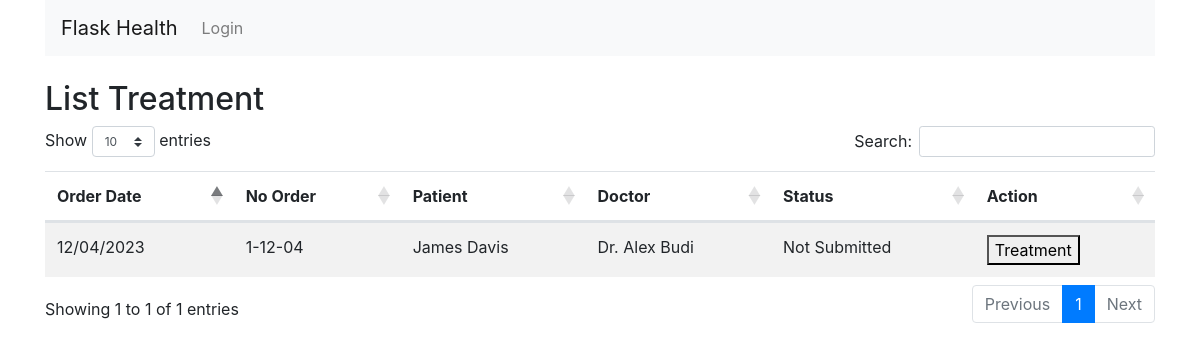
Page /treatment on the earlier database version.
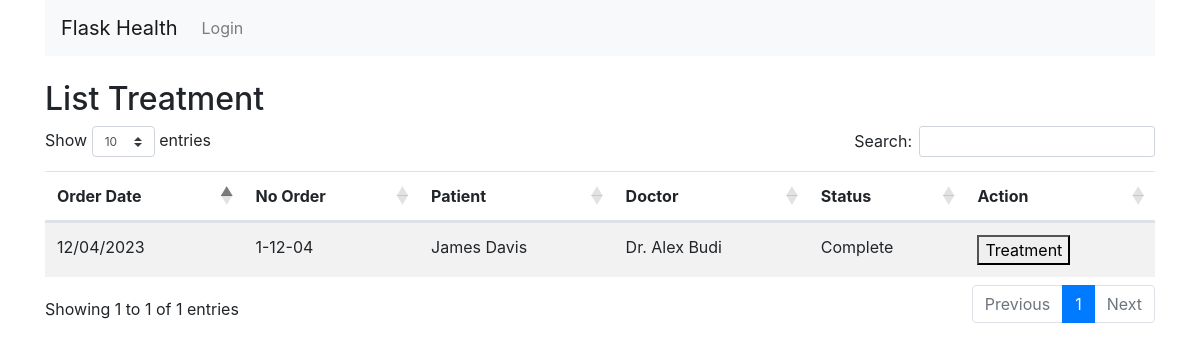
Same page on the later database version.
### flask_health/models/order.py (models this page shows, shortened)
class Order(db.Model):
    __tablename__ = "order"
    id = db.Column(db.String(36), primary_key=True)
    patient_id = db.Column(db.String(36), db.ForeignKey("patient.id"), nullable=False)
    order_date = db.Column(db.DateTime)
    payment_method = db.Column(db.String(100))
    total_price = db.Column(db.Integer)
    order_no = db.Column(db.Integer)
    order_steps = db.Column(db.Integer)
    order_status = db.Column(db.String(100))
    order_sub_status = db.Column(db.String(100))
    doctor_id = db.Column(db.String(36), db.ForeignKey("doctor.id"), nullable=False)
    treatments = db.relationship("Treatment", backref="order", lazy=True)
    desc = db.Column(db.Text)
    isDeleted = db.Column(db.Boolean)
    created_at = db.Column(db.DateTime)
    created_by = db.Column(db.String(100))
    updated_at = db.Column(db.DateTime)
    updated_by = db.Column(db.String(100))
    def calculate_order_no(self):
        return str(self.order_no) + "-" + self.order_date.strftime("%d-%m")
    def getFormatOrderDate(self):
        return self.order_date.strftime("%d/%m/%Y")
    def getOrderStatus(self, desirableSteps):
        if self.order_steps == desirableSteps:
            return self.order_status
        elif self.order_steps > desirableSteps:
            return "Complete"
        else:
            return "Not Submitted"

### flask_health/models/doctor.py (models this page shows, shortened)
class Doctor(db.Model):
    __tablename__ = "doctor"
    id = db.Column(db.String(36), primary_key=True)
    name = db.Column(db.String(100))
    isDeleted = db.Column(db.Boolean)
    created_at = db.Column(db.DateTime)
    created_by = db.Column(db.String(100))
    updated_at = db.Column(db.DateTime)
    updated_by = db.Column(db.String(100))

### flask_health/views/treatment.py (the view)
@app.route("/treatment", methods=["GET"])
def treatmentList():
    result = (
        db.session.query(Order, Patient, Doctor)
        .select_from(Order)
        .join(Patient)
        .join(Doctor)
        .filter(
            or_(
                Order.order_steps > 2,
                and_(Order.order_steps == 2, Order.order_status == "Complete"),
            )
        )
        .all()
    )
    treatmentResultList = []
    for order, patient, doctor in result:
        treatmentResultList.append(
            TreatmentViewModel(
                order.id,
                order.calculate_order_no(),
                order.getFormatOrderDate(),
                patient.first_name + " " + patient.last_name,
                doctor.name,
                order.getOrderStatus(3),
            )
        )
    return render_template(
        "treatment/list.html", treatmentResultList=treatmentResultList
    )

### flask_health/templates/treatment/list.html (shortened to what this page needs)
{% extends "layout.html" %}
{% block body %}
<br />
<h2>List Treatment</h2>
<table id="data" class="table table-striped">
    <thead>
        <tr>
            <th>Order Date</th>
            <th>No Order</th>
            <th>Patient</th>
            <th>Doctor</th>
            <th>Status</th>
            <th>Action</th>
        </tr>
    </thead>
    <tbody>
        {% for treatmentResult in treatmentResultList %}
        <tr>
            <td>{{ treatmentResult.order_date }}</td>
            <td>{{ treatmentResult.order_no }}</td>
            <td>{{ treatmentResult.patient_name }}</td>
            <td>{{ treatmentResult.doctor_name }}</td>
            <td>{{ treatmentResult.order_status }}</td>
            <td>
                <button><a style="color: #000000;"
                        href="{{ url_for('treatmentEntries' ,  id=treatmentResult.id) }}">Treatment</a></button>
            </td>
        </tr>
        {% endfor %}
    </tbody>
</table>
{% endblock %}

### flask_health/templates/layout.html (shortened to what this page needs)
<!doctype html>
<link href="https://maxcdn.bootstrapcdn.com/font-awesome/4.7.0/css/font-awesome.min.css" rel="stylesheet">
<link rel="stylesheet" href="https://maxcdn.bootstrapcdn.com/bootstrap/4.0.0/css/bootstrap.min.css">
<link rel="stylesheet"
    href="https://cdnjs.cloudflare.com/ajax/libs/bootstrap-datepicker/1.9.0/css/bootstrap-datepicker3.min.css">
<link rel="stylesheet" href="https://cdn.datatables.net/1.13.4/css/dataTables.bootstrap4.min.css">
<link rel="stylesheet" href="https://cdn.jsdelivr.net/npm/select2@4.0.13/dist/css/select2.min.css"
>
<link rel="stylesheet"
    href="https://cdn.jsdelivr.net/npm/@ttskch/select2-bootstrap4-theme/dist/select2-bootstrap4.min.css">
<div class="container">
    <nav class="navbar navbar-expand-lg navbar-light bg-light">
        <a class="navbar-brand" href="{{ url_for('index') }}">Flask Health</a>
        <div class="collapse navbar-collapse" id="navbarNav">
            <ul class="nav navbar-nav navbar-right">
                {% if not session.logged_in %}
                <li class="nav-item">
                    <a class="nav-link" href="{{ url_for('login') }}">Login</a>
                </li>
                {% endif %}
            </ul>
        </div>
    </nav>
    <div class="blog-body">
        {% block body %}{% endblock %}
    </div>
</div>

Differences in the rows shown:
changed Order "Dr. Alex Budi": order_status "Not Submitted" → "Complete"
